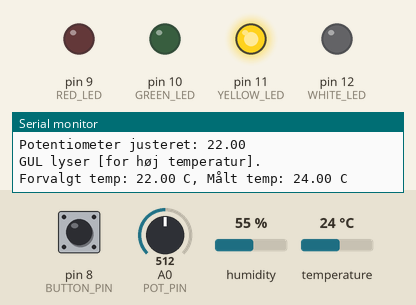
This sketch was run on a simulated Arduino Uno, built with avr-gcc and run on an emulated ATmega328P. Parts: output pins drawn as LEDs (lit = HIGH), the last lines printed to the serial monitor. Inputs (shaded band) come from the test bench; at power-on: temperature 24 °C, A0 (POT_PIN) = 512, pin 8 (BUTTON_PIN) HIGH, humidity 55 %. EEPROM starts erased.

Above: at 2.8 s.
2.9 s: temperature set to 22 °C
At 4.5 s:
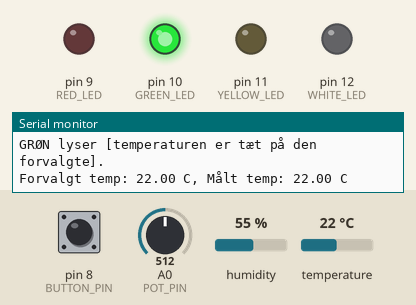
5.6 s: A0 (POT_PIN) set to 604
8.3 s: A0 (POT_PIN) set to 627
At 11.5 s:
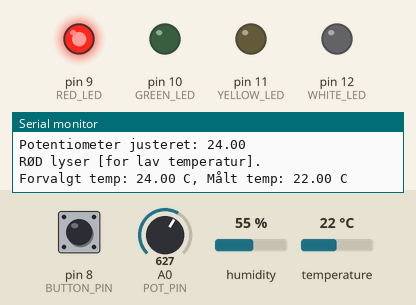
11.8 s: pin 8 (BUTTON_PIN) pulled LOW for 2.4 s
At 13.8 s:
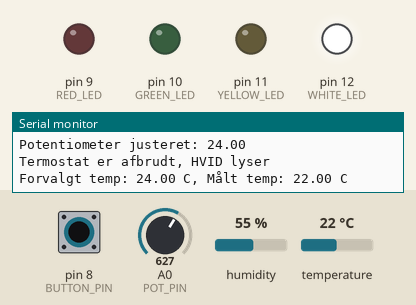
Timing chart, 0 to 15.3 s (numbered marks = the images above; inputs shaded):
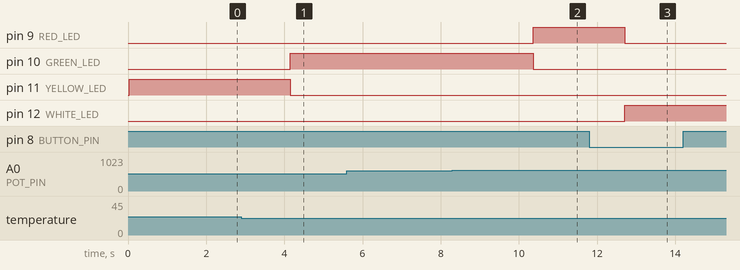

Measured:
- the behaviour switches between 24 and 23 °C on temperature (found by bisection; images 0 and 1)
- the behaviour switches between 613 and 614 on A0 (POT_PIN) (found by bisection; images 1 and 2)
- after the input at 2.9 s, pin 10 (GREEN_LED): LOW → HIGH after 1.3 s; pin 11 (YELLOW_LED): HIGH → LOW after 1.3 s
- after the input at 8.3 s, pin 9 (RED_LED): LOW → HIGH after 2.1 s; pin 10 (GREEN_LED): HIGH → LOW after 2.1 s
- after the input at 11.8 s, pin 9 (RED_LED): HIGH → LOW after 0.91 s; pin 12 (WHITE_LED): LOW → HIGH after 0.91 s

The sketch:

klima3.ino
```cpp
// Libraries: DHT11 by Dhruba Saha, DHT sensor library by Adafruit, Adafruit Unified Sensor

// Grøn LED: Tændes, når temperaturen er tæt på måltemperaturen (±1°C).
// Rød LED: Tændes, når temperaturen er under måltemperaturen.
// Gul LED: Tændes, når temperaturen er over måltemperaturen.
// Hvid LED: Tændes, når termostaten er slukket.

/**
 * @file klima3.ino
 * @author Hazel
 * @brief Klima Thermostat kode
 * @version 0.1
 * @date 2024-11-08
 *
 * Dette program styrer en simpel termostat med temperaturmåling, LED’er til
 * visning af temperaturstatus, og en potentiometer til at justere måltemperaturen.
 */

#include "DHT.h"  // Tilføj bibliotek for DHT11-sensor
#include <EEPROM.h>  // Tilføj bibliotek til EEPROM-hukommelse

// Definer pins for sensorer, LED'er og knapper
#define DHT11_PIN 7       ///< Pin til DHT11 sensor
#define RED_LED 9         ///< Pin til Rød LED
#define YELLOW_LED 11     ///< Pin til Gul LED
#define GREEN_LED 10      ///< Pin til Grøn LED
#define WHITE_LED 12      ///< Pin til Hvid LED (slukket termostat)
#define BUTTON_PIN 8      ///< Pin til knap (tænder/slukker termostaten)
#define POT_PIN A0        ///< Analog pin til potentiometer

DHT dht11(DHT11_PIN, DHT11);  // Initialiser DHT11-sensoren

// Definer variabler til termostatstatus og temperaturindstillinger
bool thermostatActive = true; ///< Er termostaten tændt?
float targetTemp = 25.0;      ///< Ønsket temperatur (standard 25°C)
float currentTemp = 0.0;      ///< Målt temperatur
const float tempTolerance = 1.0; ///< Tolerance for "tætpå" temperatur

/**
 * @brief Setup-funktion, kører én gang når Arduino starter.
 * Initialiserer seriel kommunikation, DHT11-sensoren, LED'er og knappen.
 */
void setup() {
  Serial.begin(9600);  // Start seriel kommunikation for debugging
  dht11.begin();  // Start DHT11-sensor

  // Sæt LED'er og knappen til input eller output
  pinMode(RED_LED, OUTPUT);
  pinMode(YELLOW_LED, OUTPUT);
  pinMode(GREEN_LED, OUTPUT);
  pinMode(WHITE_LED, OUTPUT);
  pinMode(BUTTON_PIN, INPUT_PULLUP);

  // Hent tidligere gemt måltemperatur fra EEPROM
  EEPROM.get(0, targetTemp);

  // Sæt en standard temperatur, hvis den gemte værdi er uden for 15-30°C
  if (targetTemp < 15 || targetTemp > 30) {
    targetTemp = 25.0;
    EEPROM.put(0, targetTemp);  // Gem standard værdi til EEPROM
  }

  // Vis den læste måltemperatur i Seriel Monitor
  Serial.print("Indlæst forvalgt temperatur: ");
  Serial.println(targetTemp);
}

/**
 * @brief Hovedprogrammet, som gentages hele tiden.
 * Læser sensorværdier, opdaterer LED'er, og håndterer knapinput.
 */
void loop() {
  // Skift termostatstatus ved tryk på knappen
  if (digitalRead(BUTTON_PIN) == LOW) {
    thermostatActive = !thermostatActive;  // Skift termostatens tilstand
    Serial.println("Knap blev trykket, termostat Afbrudt!");
    delay(300);  // delay for at undgå gentagne tryk
  }

  // Læs potentiometeret for at justere måltemperaturen
  int potValue = analogRead(POT_PIN);  // Læs potentiometerets værdi
  targetTemp = map(potValue, 0, 1023, 15, 30);  // Skaler til 15-30°C interval
  Serial.print("Potentiometer justeret: ");
  Serial.println(targetTemp);

  // Gem den justerede måltemperatur i EEPROM
  EEPROM.put(0, targetTemp);

  // Læs temperaturen fra DHT11-sensoren
  currentTemp = dht11.readTemperature();

  // Kontroller om sensorens læsning lykkedes
  if (isnan(currentTemp)) {
    Serial.println("Fejl ved læsning af DHT11 sensor!");
    currentTemp = targetTemp;  // Brug måltemperatur som backup
  }

  // Opdater LED-status baseret på mål- og faktisk temperatur
  if (thermostatActive) {  // Kun når termostaten er tændt
    if (currentTemp < targetTemp - tempTolerance) {
      digitalWrite(RED_LED, HIGH);   // Rød LED: for lav temperatur
      digitalWrite(GREEN_LED, LOW);
      digitalWrite(YELLOW_LED, LOW);
      digitalWrite(WHITE_LED, LOW);
      Serial.println("RØD lyser [for lav temperatur].");
    } else if (currentTemp > targetTemp + tempTolerance) {
      digitalWrite(RED_LED, LOW);
      digitalWrite(GREEN_LED, LOW);
      digitalWrite(YELLOW_LED, HIGH);  // Gul LED: for høj temperatur
      digitalWrite(WHITE_LED, LOW);
      Serial.println("GUL lyser [for høj temperatur].");
    } else {
      digitalWrite(RED_LED, LOW);
      digitalWrite(GREEN_LED, HIGH);  // Grøn LED: temperaturen er tæt på mål
      digitalWrite(YELLOW_LED, LOW);
      digitalWrite(WHITE_LED, LOW);
      Serial.println("GRØN lyser [temperaturen er tæt på den forvalgte].");
    }
  } else {  // Hvis termostaten er slukket
    digitalWrite(RED_LED, LOW);
    digitalWrite(GREEN_LED, LOW);
    digitalWrite(YELLOW_LED, LOW);
    digitalWrite(WHITE_LED, HIGH);  // Hvid LED: termostaten er slukket
    Serial.println("Termostat er afbrudt, HVID lyser");
  }

  // Vis aktuelle temperaturer i Seriel Monitor
  Serial.print("Forvalgt temp: ");
  Serial.print(targetTemp);
  Serial.print(" C, Målt temp: ");
  Serial.print(currentTemp);
  Serial.println(" C");

  delay(2000);  // Vent 2 sekunder før næste opdatering
}
```
